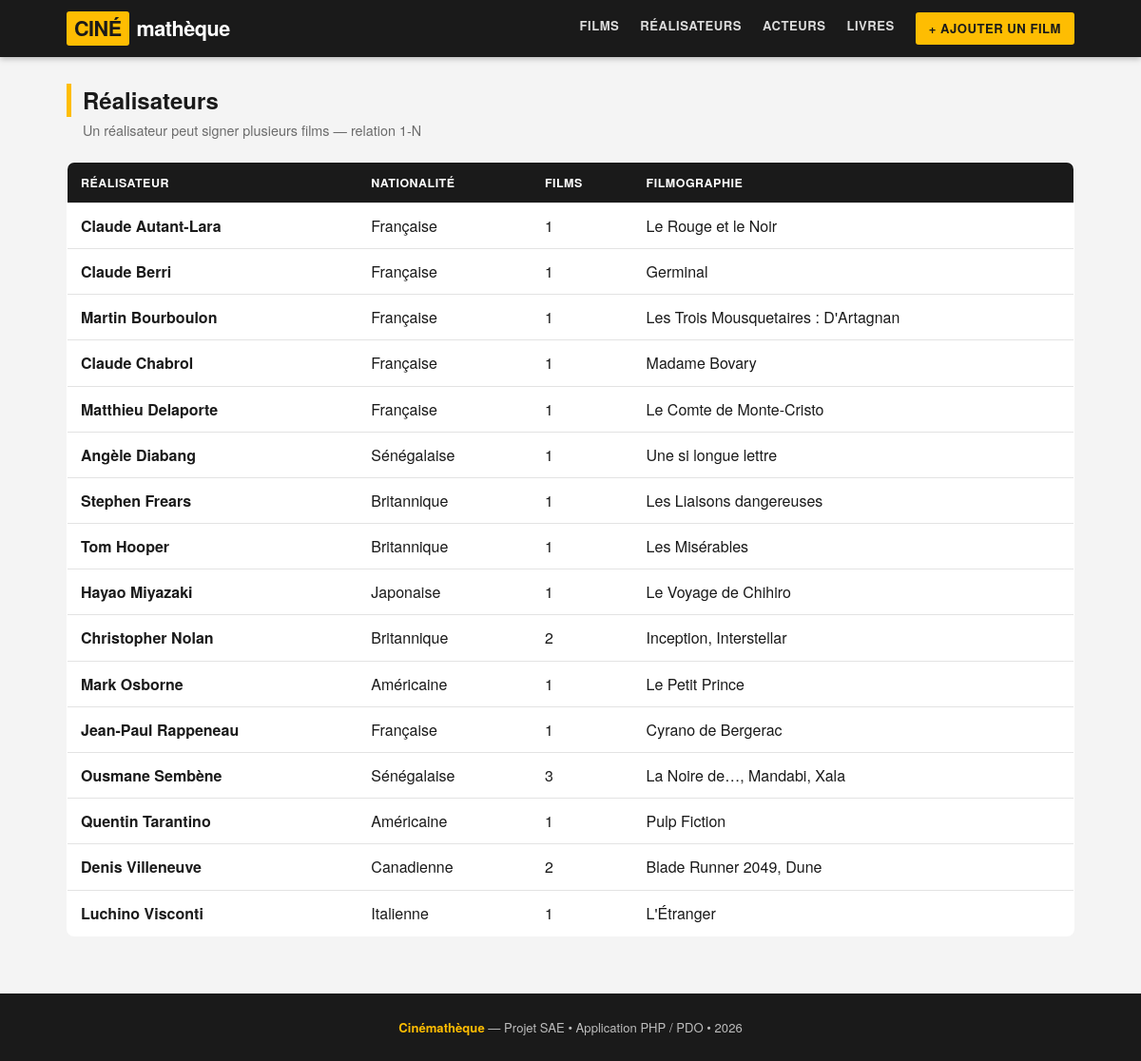
The page /realisateurs.php on the database its author committed.
### tables this page shows
CREATE TABLE realisateurs (
    id          INT AUTO_INCREMENT PRIMARY KEY,
    nom         VARCHAR(80)  NOT NULL,
    prenom      VARCHAR(80)  NOT NULL,
    nationalite VARCHAR(60)  DEFAULT NULL
);

### realisateurs.php (the view, shortened to what this page needs)
<?php
require "db.php";
$sql = "
    SELECT  r.id, r.nom, r.prenom, r.nationalite,
            COUNT(f.id) AS nb_films,
            GROUP_CONCAT(f.titre ORDER BY f.annee SEPARATOR ', ') AS films
    FROM realisateurs r
    LEFT JOIN films f ON f.id_realisateur = r.id
    GROUP BY r.id
    ORDER BY r.nom
";
$realisateurs = $pdo->query($sql)->fetchAll();
require "includes/header.php";
?>
<h1 class="page-title">Réalisateurs</h1>
<p class="page-sub">Un réalisateur peut signer plusieurs films — relation 1-N</p>
<table>
    <tr>
        <th>Réalisateur</th>
        <th>Nationalité</th>
        <th>Films</th>
        <th>Filmographie</th>
    </tr>
    <?php foreach ($realisateurs as $r): ?>
        <tr>
            <td><strong><?= htmlspecialchars($r['prenom'].' '.$r['nom']) ?></strong></td>
            <td><?= htmlspecialchars($r['nationalite'] ?? '—') ?></td>
            <td><?= (int)$r['nb_films'] ?></td>
            <td><?= htmlspecialchars($r['films'] ?? '—') ?></td>
        </tr>
    <?php endforeach; ?>
</table>
<?php require "includes/footer.php"; ?>

### assets/style.css (style rules this page uses)
:root { --jaune: #febd02; --noir: #1a1a1a; --gris: #6b6b6b; --gris-cl: #efefef; --bord: #e3e3e3; --bg: #f4f4f4; }
* { box-sizing:border-box; margin:0; padding:0; }
body { font-family: "Helvetica Neue", Arial, "Segoe UI", sans-serif; background: var(--bg); color: var(--noir); line-height:1.45; }
.page-title { font-size:1.5rem; font-weight:800; margin-bottom:4px; border-left:5px solid var(--jaune); padding-left:12px; }
.page-sub { color:var(--gris); font-size:.9rem; margin:0 0 22px 17px; }
table { width:100%; border-collapse:collapse; background:#fff; border:1px solid var(--bord); border-radius:8px; overflow:hidden; }
th, td { text-align:left; padding:12px 14px; border-bottom:1px solid var(--bord); }
th { background:var(--noir); color:#fff; font-size:.78rem; text-transform:uppercase; letter-spacing:.5px; }
tr:last-child td { border-bottom:none; }

### rows shown on the page
realisateurs: prenom+nom "Claude Autant-Lara", nationalite "Française", nb_films "1", films "Le Rouge et le Noir"
realisateurs: prenom+nom "Claude Berri", nationalite "Française", nb_films "1", films "Germinal"
realisateurs: prenom+nom "Martin Bourboulon", nationalite "Française", nb_films "1", films "Les Trois Mousquetaires : D'Artagnan"
realisateurs: prenom+nom "Claude Chabrol", nationalite "Française", nb_films "1", films "Madame Bovary"
realisateurs: prenom+nom "Matthieu Delaporte", nationalite "Française", nb_films "1", films "Le Comte de Monte-Cristo"
realisateurs: prenom+nom "Angèle Diabang", nationalite "Sénégalaise", nb_films "1", films "Une si longue lettre"
realisateurs: prenom+nom "Stephen Frears", nationalite "Britannique", nb_films "1", films "Les Liaisons dangereuses"
realisateurs: prenom+nom "Tom Hooper", nationalite "Britannique", nb_films "1", films "Les Misérables"
realisateurs: prenom+nom "Hayao Miyazaki", nationalite "Japonaise", nb_films "1", films "Le Voyage de Chihiro"
realisateurs: prenom+nom "Christopher Nolan", nationalite "Britannique", nb_films "2", films "Inception, Interstellar"
realisateurs: prenom+nom "Mark Osborne", nationalite "Américaine", nb_films "1", films "Le Petit Prince"
realisateurs: prenom+nom "Jean-Paul Rappeneau", nationalite "Française", nb_films "1", films "Cyrano de Bergerac"
realisateurs: prenom+nom "Ousmane Sembène", nationalite "Sénégalaise", nb_films "3", films "La Noire de…, Mandabi, Xala"
realisateurs: prenom+nom "Quentin Tarantino", nationalite "Américaine", nb_films "1", films "Pulp Fiction"
realisateurs: prenom+nom "Denis Villeneuve", nationalite "Canadienne", nb_films "2", films "Blade Runner 2049, Dune"
realisateurs: prenom+nom "Luchino Visconti", nationalite "Italienne", nb_films "1", films "L'Étranger"
